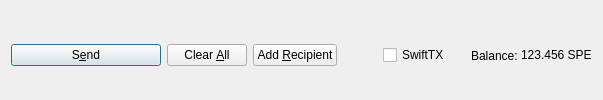
         <widget class="QFrame" name="frame_Send">
          <layout class="QHBoxLayout" name="horizontalLayout">
           <property name="bottomMargin">
            <number>0</number>
           </property>
           <item>
            <widget class="QPushButton" name="sendButton">
             <property name="minimumSize">
              <size>
               <width>150</width>
               <height>0</height>
              </size>
             </property>
             <property name="toolTip">
              <string>Confirm the send action</string>
             </property>
             <property name="text">
              <string>S&amp;end</string>
             </property>
             <property name="icon">
              <iconset resource="../spectrumx.qrc">
               <normaloff>:/icons/send</normaloff>:/icons/send</iconset>
             </property>
             <property name="autoDefault">
              <bool>false</bool>
             </property>
             <property name="default">
              <bool>true</bool>
             </property>
            </widget>
           </item>
           <item>
            <widget class="QPushButton" name="clearButton">
             <property name="sizePolicy">
              <sizepolicy hsizetype="Minimum" vsizetype="Fixed">
               <horstretch>0</horstretch>
               <verstretch>0</verstretch>
              </sizepolicy>
             </property>
             <property name="toolTip">
              <string>Clear all fields of the form.</string>
             </property>
             <property name="text">
              <string>Clear &amp;All</string>
             </property>
             <property name="icon">
              <iconset resource="../spectrumx.qrc">
               <normaloff>:/icons/remove</normaloff>:/icons/remove</iconset>
             </property>
             <property name="autoDefault">
              <bool>false</bool>
             </property>
            </widget>
           </item>
           <item>
            <widget class="QPushButton" name="addButton">
             <property name="toolTip">
              <string>Send to multiple recipients at once</string>
             </property>
             <property name="text">
              <string>Add &amp;Recipient</string>
             </property>
             <property name="icon">
              <iconset resource="../spectrumx.qrc">
               <normaloff>:/icons/add</normaloff>:/icons/add</iconset>
             </property>
             <property name="autoDefault">
              <bool>false</bool>
             </property>
            </widget>
           </item>
           <item>
            <spacer name="horizontalSpacer">
             <property name="orientation">
              <enum>Qt::Horizontal</enum>
             </property>
             <property name="sizeHint" stdset="0">
              <size>
               <width>40</width>
               <height>20</height>
              </size>
             </property>
            </spacer>
           </item>
           <item>
            <layout class="QHBoxLayout" name="horizontalLayout_2">
             <property name="spacing">
              <number>3</number>
             </property>
             <item>
              <widget class="QCheckBox" name="checkSwiftTX">
               <property name="enabled">
                <bool>true</bool>
               </property>
               <property name="minimumSize">
                <size>
                 <width>85</width>
                 <height>0</height>
                </size>
               </property>
               <property name="text">
                <string>SwiftTX</string>
               </property>
              </widget>
             </item>
             <item>
              <widget class="QLabel" name="label">
               <property name="text">
                <string>Balance:</string>
               </property>
              </widget>
             </item>
             <item>
              <widget class="QLabel" name="labelBalance">
               <property name="sizePolicy">
                <sizepolicy hsizetype="Preferred" vsizetype="Fixed">
                 <horstretch>0</horstretch>
                 <verstretch>0</verstretch>
                </sizepolicy>
               </property>
               <property name="cursor">
                <cursorShape>IBeamCursor</cursorShape>
               </property>
               <property name="text">
                <string notr="true">123.456 SPE</string>
               </property>
               <property name="textInteractionFlags">
                <set>Qt::LinksAccessibleByMouse|Qt::TextSelectableByKeyboard|Qt::TextSelectableByMouse</set>
               </property>
              </widget>
             </item>
            </layout>
           </item>
          </layout>
         </widget>
